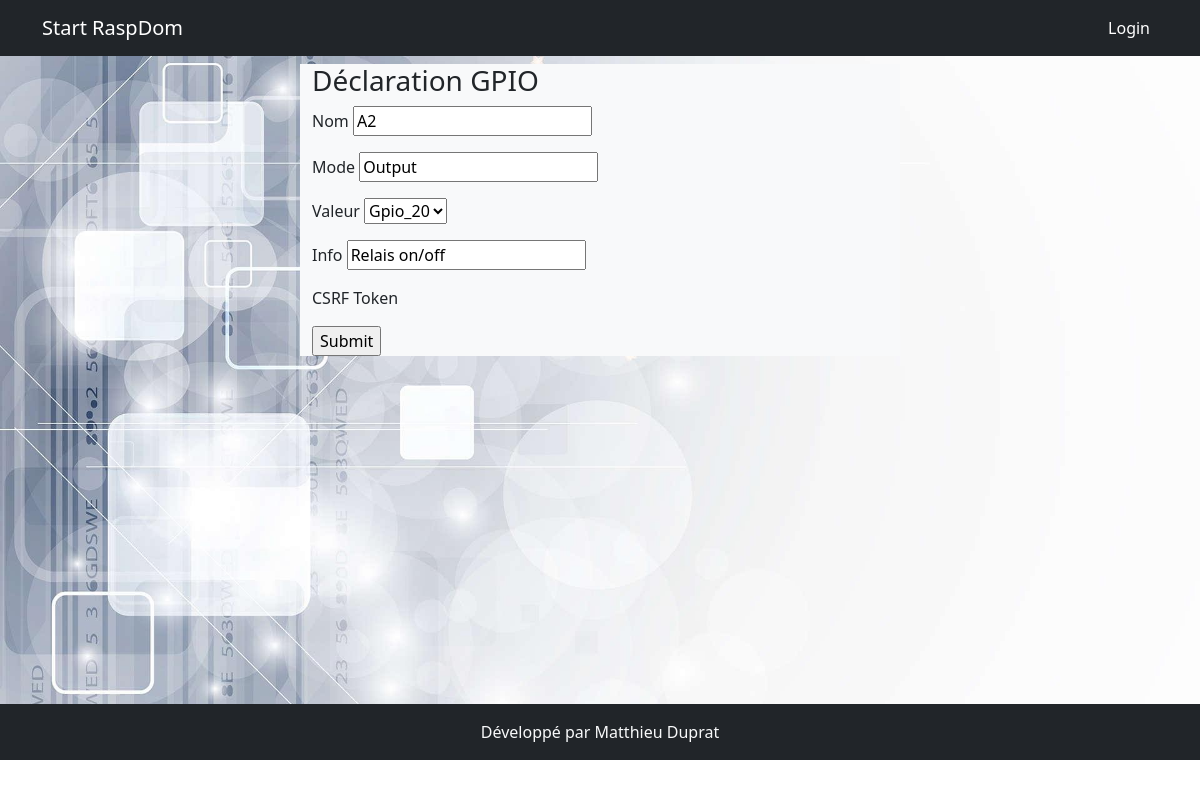
The page /gpio/1 on the database as committed earlier.
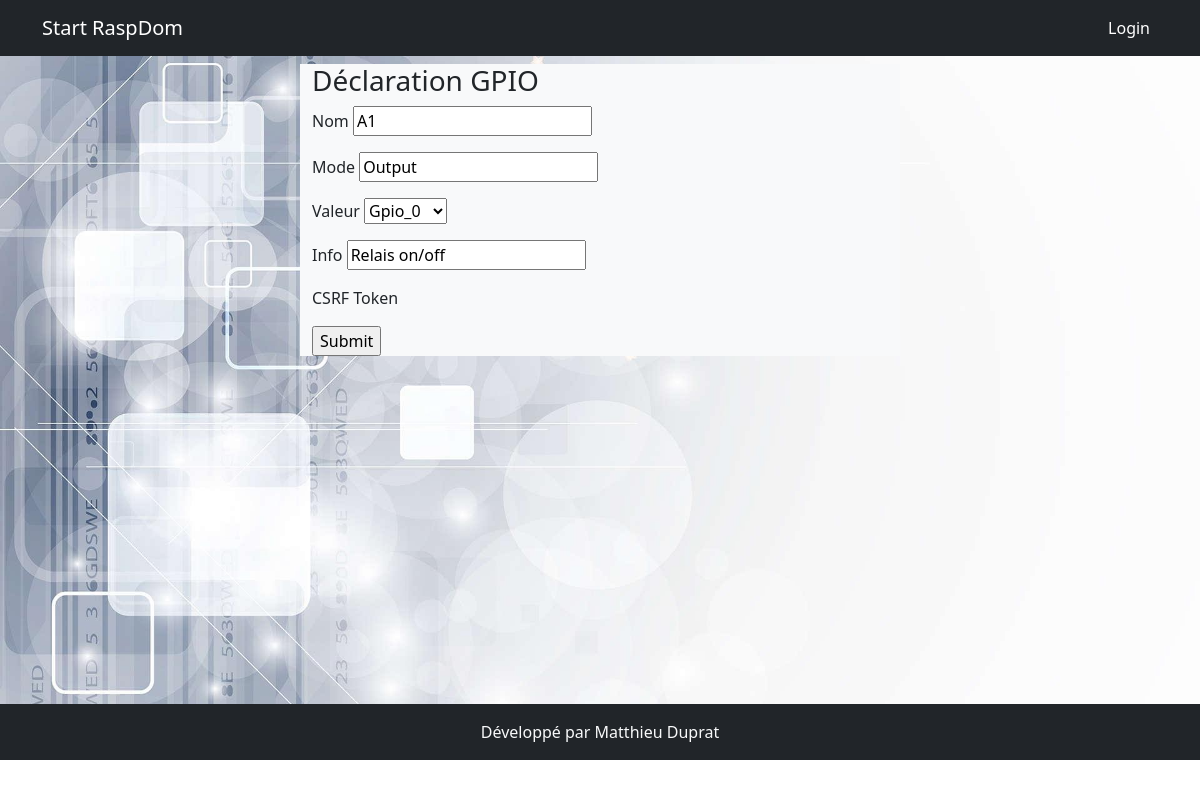
The same page on the database as committed later.
### models.py (models this page shows)
class Gpio(db.Model):
    id = db.Column(db.Integer, primary_key=True)
    nom = db.Column(db.String(200))
    mode = db.Column(db.String(10))
    valeur = db.Column(db.String(10))
    info = db.Column(db.String(200))
    appareil_id = db.Column(db.Integer, db.ForeignKey('appareil.id'), nullable=True, default='')
    def get_free_gpio(self):
        try:
            gpio = self.valeur.split('_')[1]
        except:
            gpio = None
        gpio_used = [(int(data.valeur.split('_')[1])) for data in Gpio.query.all()]
        try:
            gpio_used.remove(int(gpio))
        except:
            pass
        tab = []
        for i in range(0, 27):
            if i not in gpio_used:
                data = list()
                data.append('Gpio_'+str(i))
                data.append('Gpio_'+str(i))
                tab.append(data)
        return tab

### app.py (the view)
@app.route('/gpio/<int:gpio_id>', methods=['POST', 'GET'])
def edit_gpio(gpio_id):
    gpio = Gpio.query.get(gpio_id)
    gpioform = GpioForm(obj=gpio, data=request.form)
    if gpioform.validate_on_submit():
        gpioform.populate_obj(gpio)
        db.session.add(gpio)
        db.session.commit()
        return redirect(url_for('gpios'))
    gpioform.valeur.choices = gpio.get_free_gpio()
    return render_template('gpio/gpio.html', gpioform=gpioform)

### forms.py
class GpioForm(FlaskForm):
    nom = StringField()
    mode = StringField()
    valeur = SelectField(choices=[], validate_choice=False)
    info = StringField()
    def __init__(self, *args, **kwargs):
        super(GpioForm, self).__init__(*args, **kwargs)
        gpio = Gpio()
        self.valeur.choices = gpio.get_free_gpio()

### templates/gpio/gpio.html
{% extends 'base.html'%}
{% block content %}
<div class="row">
    <div class="col-md-6 mx-auto  bg-light">
        <h3>Déclaration GPIO</h3>
            <form action="" method="post">
                {% for field in gpioform %}
                <p>{{field.label}} {{field}} <ul>{% for error in field.errors %} <li>{{error}} {% endfor %}</li></ul></p>
                {% endfor %}
                <input type="submit">
            </form>
    </div>
</div>
{% endblock %}

Rows that differ between the two databases and show on the page:
changed Gpio "Output": nom "A2" → "A1"; valeur "Gpio_20" → "Gpio_0"
